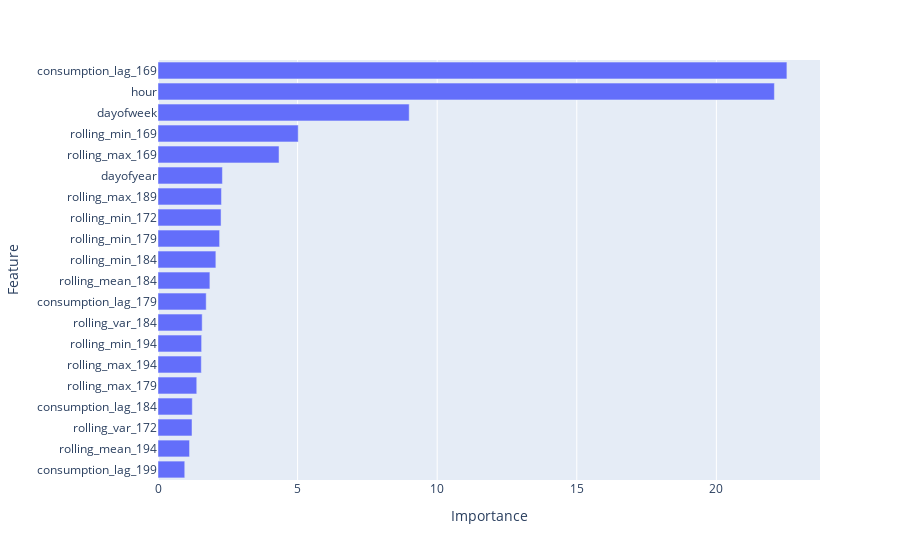

This figure's notebook cell:
### Code cell
import plotly.express as px
fig2 = px.bar(f_importance.tail(20),x='Importance',y='Feature')
fig2.show()

### Figure 1 — Plotly figure (JSON) as saved in the notebook; plotly's stock layout.template omitted (floating-point values rounded to 4 significant figures)
{"data": [{"alignmentgroup": "True", "hovertemplate": "Importance=%{x}<br>Feature=%{y}<extra></extra>", "legendgroup": "", "marker": {"color": "#636efa", "pattern": {"shape": ""}}, "name": "", "offsetgroup": "", "orientation": "h", "showlegend": false, "textposition": "auto", "type": "bar", "x": [0.9585, 1.13, 1.218, 1.228, 1.388, 1.552, 1.562, 1.582, 1.726, 1.858, 2.072, 2.207, 2.258, 2.273, 2.307, 4.336, 5.022, 8.997, 22.08, 22.53], "xaxis": "x", "y": ["consumption_lag_199", "rolling_mean_194", "rolling_var_172", "consumption_lag_184", "rolling_max_179", "rolling_max_194", "rolling_min_194", "rolling_var_184", "consumption_lag_179", "rolling_mean_184", "rolling_min_184", "rolling_min_179", "rolling_min_172", "rolling_max_189", "dayofyear", "rolling_max_169", "rolling_min_169", "dayofweek", "hour", "consumption_lag_169"], "yaxis": "y"}], "layout": {"barmode": "relative", "legend": {"tracegroupgap": 0}, "margin": {"t": 60}, "xaxis": {"anchor": "y", "domain": [0, 1], "title": {"text": "Importance"}}, "yaxis": {"anchor": "x", "domain": [0, 1], "title": {"text": "Feature"}}}}
